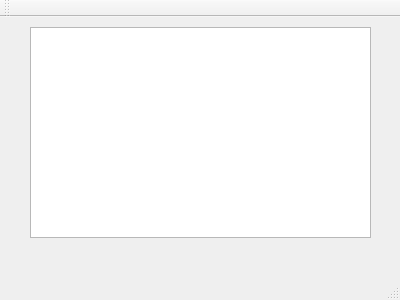
<?xml version="1.0" encoding="UTF-8"?>
<ui version="4.0">
 <class>MainWindow</class>
 <widget class="QMainWindow" name="MainWindow">
  <property name="geometry">
   <rect>
    <x>0</x>
    <y>0</y>
    <width>400</width>
    <height>300</height>
   </rect>
  </property>
  <property name="windowTitle">
   <string>MainWindow</string>
  </property>
  <widget class="QWidget" name="centralWidget">
   <widget class="QPlainTextEdit" name="plainTextEdit">
    <property name="geometry">
     <rect>
      <x>30</x>
      <y>10</y>
      <width>341</width>
      <height>211</height>
     </rect>
    </property>
   </widget>
  </widget>
  <widget class="QMenuBar" name="menuBar">
   <property name="geometry">
    <rect>
     <x>0</x>
     <y>0</y>
     <width>400</width>
     <height>23</height>
    </rect>
   </property>
  </widget>
  <widget class="QToolBar" name="mainToolBar">
   <attribute name="toolBarArea">
    <enum>TopToolBarArea</enum>
   </attribute>
   <attribute name="toolBarBreak">
    <bool>false</bool>
   </attribute>
  </widget>
  <widget class="QStatusBar" name="statusBar"/>
 </widget>
 <layoutdefault spacing="6" margin="11"/>
 <resources/>
 <connections/>
</ui>
